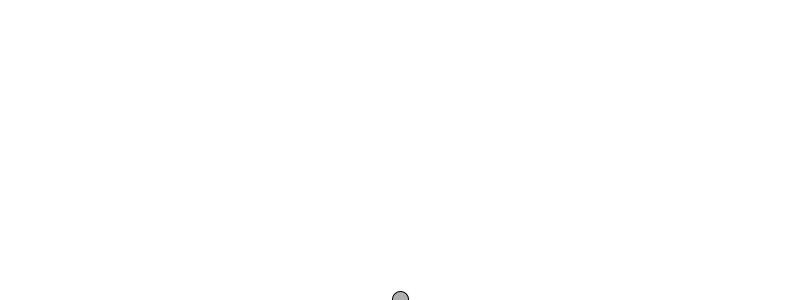
Frame 1 (no input)
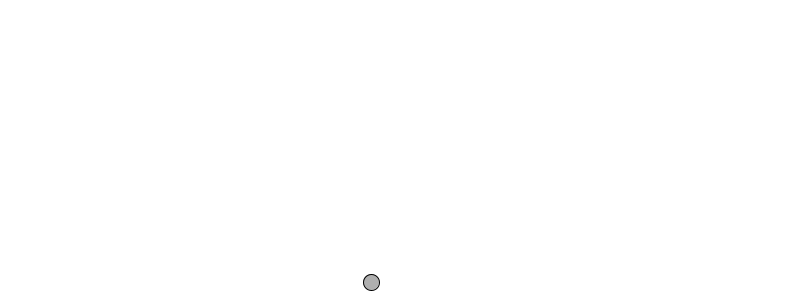
Frame 60 (the mouse pressed at the canvas centre just before this capture)
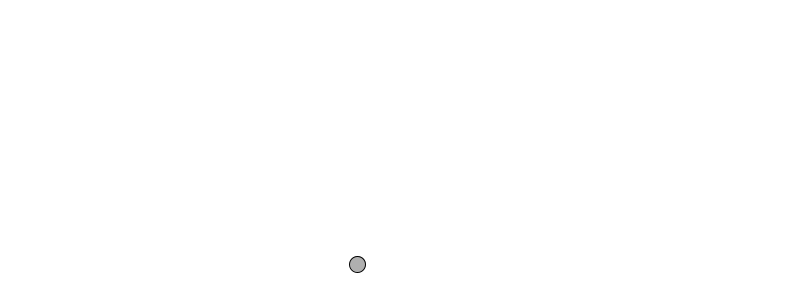
Frame 120 (the mouse held since frame 60 and released just before this capture)

The Processing sketch that drew these frames (run headless with seeded random() and noise(); from frame 60 on, the mouse is pressed at the canvas centre):

// Processing sketch: bouncing_ball_perlin_wind
// ── bouncing_ball_perlin_wind.pde
Mover[] m;
long time = 0;

void setup() {
  size(800, 300);
  smooth();
  background(255);

  //m = new Mover[ceil(random(10))];
  m = new Mover[1];
  for (int i = 0; i < m.length; i++) {
    m[i] = new Mover();
  }
}

void draw() {
  background(255);

  //controllo la direzione del vento
  int direction;
  if (random(2) == 1) {
    direction = -1;
  } 
  else {
    direction = 1;
  }

  //controllo l'intensita' del vento
  PVector wind = new PVector(map(noise(time), 0, 1, -3.5, 3.5), 0);

  wind.mult(direction);
  //System.out.println("Wind = " + wind);
  for (int i = 0; i < m.length; i++) {
    m[i].setWind(wind);
  }

  for (int i = 0; i < m.length; i++) {
    m[i].update();
    m[i].display();
  }

  time += 1;
}


// ── Mover.pde
class Mover {
  PVector location;
  PVector velocity;
  PVector wind;

  Mover() {
    location = new PVector(width/2, height);
    velocity = new PVector(0, -0.3);
    wind = new PVector(0, 0);
  }

  public void setWind(PVector wind) {
    //System.out.println("setWind: " + wind);
    this.wind = wind;
  }

  void update() {
    //System.out.println("Location [BEFORE] = " + location);
    location.add(velocity);
    location.add(wind);
    //System.out.println("Location [AFTER] = " + location);
    checkEdges();

    wind.mult(0);

    //System.out.println("Location [FINAL] = " + location);
  }

  private void checkEdges() {
    //System.out.println("Check: " + location);

    if (location.x > width) {
      location.x = width;
    }
    if (location.x < 0) {
      location.x = 0;
    }
    if (location.y > height) {
      location.y = height;
    }
    if (location.y < 0) {
      location.y = 0;
    }
  }

  void display() {
    stroke(0);
    fill(175);
    ellipse(location.x, location.y, 16, 16);
  }
}
